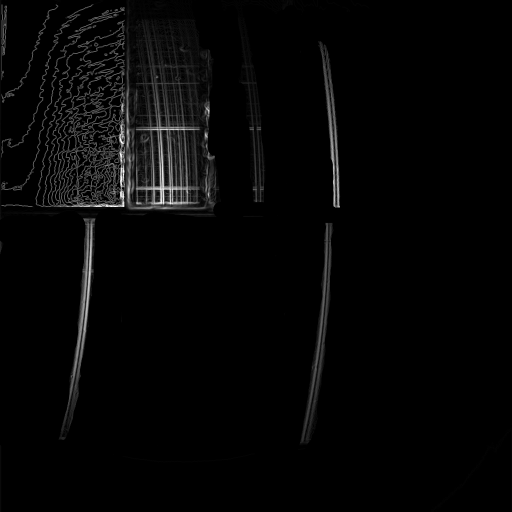
#> input picture edge_detection/hitmis_daycalib_2.png, 1024 x 1024 px (shown at 1/2 size)
$ python edge_detect.py   (older library calls are emulated)
#> lines starting #> are read from the running program, lines starting #| are printed output that depends on the picture; after the words box and inside, x2 and y2 are one past the last pixel; in counts of white or black regions, pixels touching at a corner belong together
# %%
import cv2
import numpy as np
import matplotlib.pyplot as plt
# %%
# 1. Load ROI
def get_roi(wl, cond = False):
    roi = np.loadtxt('hitmis_roi.csv', skiprows = 1, delimiter = ',').transpose()
    coord = np.where(roi == wl)
    coords = roi[2:, coord[1]]
    try:
        xmin = int(coords[0]) * (2 if cond else 1)
        xmax = int(coords[0] + coords[2]) * (2 if cond else 1)
        ymin = int(coords[1]) * (2 if cond else 1)
        ymax = int(coords[1] + coords[3]) * (2 if cond else 1)
    except Exception:
        return {'xmin': -1, 'ymin': -1, 'xmax': -1, 'ymax': -1}
    return {'xmin': xmin, 'ymin': ymin, 'xmax': xmax, 'ymax': ymax}

def get_region(img, wl):
    roi = get_roi(wl)
    return img[roi['ymin']:roi['ymax'], roi['xmin']:roi['xmax']]
# %%
rawimg = cv2.imread('hitmis_daycalib_2.png')
#> rawimg is the input picture: shape (1024, 1024, 3); min 0, max 255, mean 5.8
plt.imshow(get_region(rawimg, 486.1))
# %%
sobelxy = cv2.Sobel(src=get_region(rawimg, 486.1), ddepth=cv2.CV_64F, dx=1, dy=1, ksize=11)
plt.imshow(sobelxy)
cv2.imwrite('4861_edge.png', sobelxy)
# %%
edges = cv2.Canny(image=get_region(rawimg, 486.1), threshold1=20, threshold2=180)
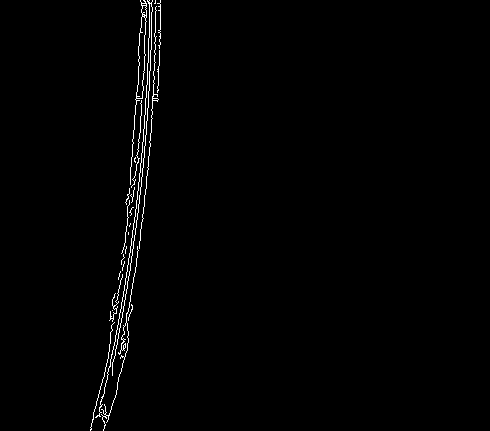
#> edges: shape (431, 490); 1.1% white in thin lines or dots, all inside (x1, y1, x2, y2) = (90, 0, 161, 431)
plt.imshow(edges)
# %%
edges = cv2.Canny(image=get_region(rawimg, 656.3), threshold1=50, threshold2=120)
#> edges: shape (425, 314); 1.6% white in thin lines or dots, all inside (x1, y1, x2, y2) = (54, 0, 119, 425)
plt.imshow(edges)
# %%
sobelxy = cv2.Sobel(src=get_region(rawimg, 656.3), ddepth=cv2.CV_64F, dx=1, dy=1, ksize=11)
#> sobelxy: shape (425, 314, 3) float64
plt.imshow(sobelxy)
cv2.imwrite('6563_edge.png', sobelxy)
# %%
edges = cv2.Canny(image=get_region(rawimg, 427.8), threshold1=40, threshold2=120)
#> edges: shape (401, 260); 1.5% white in thin lines or dots, all inside (x1, y1, x2, y2) = (43, 71, 86, 401)
plt.imshow(edges)
# %%
sobelxy = cv2.Sobel(src=get_region(rawimg, 427.8), ddepth=cv2.CV_64F, dx=1, dy=1, ksize=11)
#> sobelxy: shape (401, 260, 3) float64
plt.imshow(sobelxy)
cv2.imwrite('4278_edge.png', sobelxy)
# %%
edges = cv2.Canny(image=get_region(rawimg, 557.7), threshold1=80, threshold2=100)
#> edges: shape (382, 140); 20.7% white in thin lines or dots
plt.imshow(edges)
# %%
sobelxy = cv2.Sobel(src=get_region(rawimg, 557.7), ddepth=cv2.CV_64F, dx=1, dy=1, ksize=11)
#> sobelxy: shape (382, 140, 3) float64
cv2.imwrite('5577_edge.png', sobelxy)
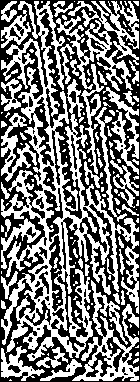
#> saved as 5577_edge.png: shape (382, 140, 3); min 0, max 255, mean 122.7
plt.imshow(sobelxy)
# %%
sobelxy = cv2.Sobel(src=get_region(rawimg, 630), ddepth=cv2.CV_64F, dx=1, dy=1, ksize=11)
#> sobelxy: shape (408, 121, 3) float64
plt.imshow(sobelxy)
cv2.imwrite('6300_edge.png', sobelxy)
# %%
from PIL import Image
rawimg = np.asarray(Image.open('hitmis_calib.png'),dtype = float)
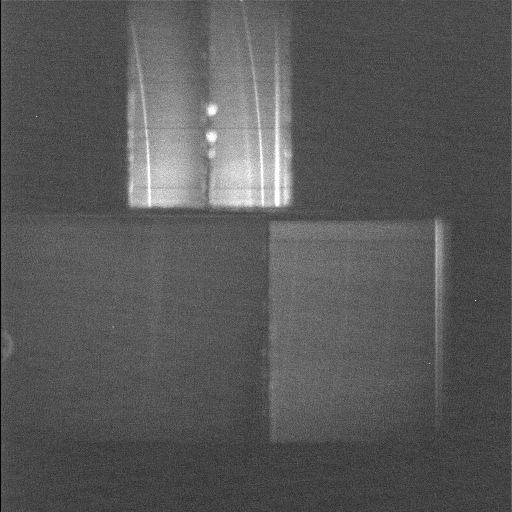
#> input picture edge_detection/hitmis_calib.png, 1024 x 1024 px (shown at 1/2 size)
#> rawimg: shape (1024, 1024) float64
plt.imshow(rawimg)
rawimg -= rawimg.min()
rawimg *= 1.0 / np.max(rawimg)
rawimg *= 255
rawimg = np.uint8(rawimg)
# %%
edges = cv2.Canny(image=get_region(rawimg, 557.7), threshold1=240, threshold2=250)
#> edges: shape (382, 140); 1.8% white in thin lines or dots
cv2.imwrite('5577_edge.png', edges)
plt.imshow(edges)
# %%
edges = cv2.Canny(image=get_region(rawimg, 630), threshold1=248, threshold2=248)
#> in get_region (call 12), `return img[roi['ymin']:roi['ymax'], roi['xmin']:roi['xmax']]`:
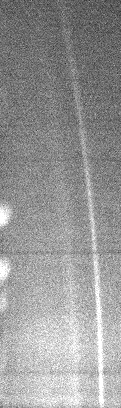
#> returned value: shape (408, 121); min 37, max 255, mean 150.8
#> edges: shape (408, 121); 1.8% white in thin lines or dots
cv2.imwrite('6300_edge.png', edges)
plt.imshow(edges)
# %%
sobelxy = cv2.Sobel(src=get_region(rawimg, 630), ddepth=cv2.CV_64F, dx=1, dy=1, ksize=25)
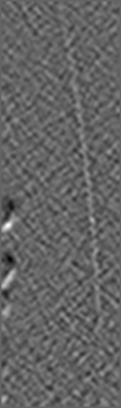
#> sobelxy: shape (408, 121) float64; min -8.9e+13, max 1.37e+14, mean 6.73e+10; drawn with min black and max white
plt.imshow(sobelxy)
# %%
sobelxy -= sobelxy.min()
sobelxy /= sobelxy.max()
sobelxy *= 255
# %%
plt.imshow(sobelxy)
plt.colorbar()
plt.show()
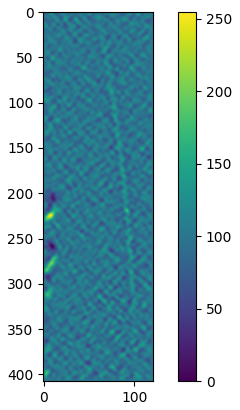
#> figure drawn by matplotlib, 2 panels
# %%
edges = cv2.Canny(image=np.uint8(sobelxy), threshold1=120, threshold2=130)
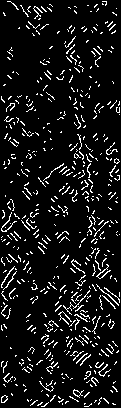
#> edges: shape (408, 121); 8.8% white in thin lines or dots
# cv2.imwrite('6300_edge.png', edges)
plt.imshow(edges)
# %%
